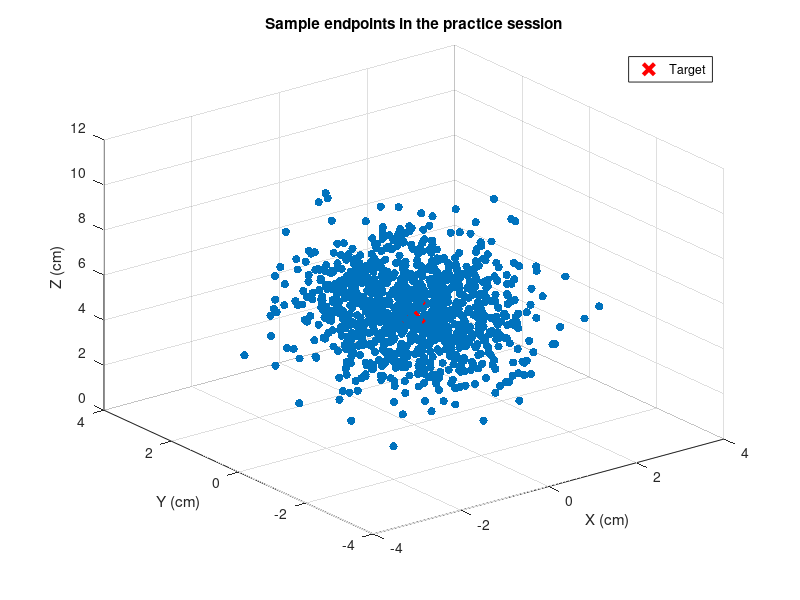

This figure's MATLAB source: (Note: this script raises an error after producing the figure.)
clear; close all;

%% Sample reach endpoints in the practice session

% use the starting point as the origin [0,0,0]
% x: left (negative) - right (positive)
% y: up (positive) - down (negative)
% z: forward (positive) - backward (negative)
% use the middle target as an example
exp_info.target = [0, 0, 5];

% define covariance matrix for endpoint distribution
% in reality, the covariance matrix is not known, but we can use the empirical covariance matrix from the practice session
sig_x = 1; % X and Y have similar smaller variances
sig_y = 1;
sig_z = 2; % Z has larger variance 
sig_xy = 0;
sig_xz = -0.1;
sig_yz = 0.1;

Sigma = [sig_x, sig_xy, sig_xz;
         sig_xy, sig_y, sig_yz; 
         sig_xz, sig_yz, sig_z];

% number of trials in the practice session
n_trial = 1000;

% sample endpoints
e_practice = mvnrnd(exp_info.target, Sigma, n_trial);

% plot endpoints
figure;
scatter3(e_practice(:,1), e_practice(:,2), e_practice(:,3), 'filled');
hold on;
t = plot3(exp_info.target(1), exp_info.target(2), exp_info.target(3), 'rx', 'MarkerSize', 15, 'LineWidth', 3);

title('Sample endpoints in the practice session')
xlabel('X (cm)');
ylabel('Y (cm)');
zlabel('Z (cm)');
legend(t, 'Target');


%% Sample endpoints with a penalty zone assuming an optimal-observer model

% radius of the target sphere (cm)
exp_info.t_radius = 1;

% example: a left penalty zone from infinity (-x_bound) to -2 (x_penalty) cm
exp_info.x_bound = 20;
exp_info.x_penalty = -2; 

% number of trials with a penalty zone
exp_info.n_penalty_trial = 1000;

% sample endpoints with a penalty zone
model_sim = optimal_observer_model(exp_info, e_practice, []);

% plot the endpoint distribution from both conditions
figure;
view(3);
hold on;

% practice session ellipsoid (95% confidence)
[x,y,z] = ellipsoid(exp_info.target(1), exp_info.target(2), exp_info.target(3), ...
                    2*sqrt(Sigma(1,1)), 2*sqrt(Sigma(2,2)), 2*sqrt(Sigma(3,3)), 50);
practice_ellipsoid = surf(x, y, z, 'FaceColor', 'blue', 'FaceAlpha', 0.1, ...
                         'EdgeColor', 'none');

% penalty condition ellipsoid (95% confidence)
[x,y,z] = ellipsoid(model_sim.target(1), model_sim.target(2), model_sim.target(3), ...
                    2*sqrt(model_sim.cov(1,1)), 2*sqrt(model_sim.cov(2,2)), ...
                    2*sqrt(model_sim.cov(3,3)), 50);
penalty_ellipsoid = surf(x, y, z, 'FaceColor', 'red', 'FaceAlpha', 0.1, ...
                        'EdgeColor', 'none');

xlabel('X (cm)');
ylabel('Y (cm)');
zlabel('Z (cm)');
title('Endpoint distribution');
legend([practice_ellipsoid, penalty_ellipsoid], {'Practice condition', 'Penalty condition'});
grid on;

%% TO-DO 1: fit the same model to the fake penalty data


%% TO-DO 2: revise optimal_observer_model such that it works for all targets and all penalty zones


%% optimal-observer model

function out = optimal_observer_model(exp_info, practice_data, penalty_data)

% summarize practice data
empirical_mu_x = mean(practice_data(:,1)); % 1 corresponds to x-axis
empirical_sig_x = std(practice_data(:,1));

% define an axis
x_axis = linspace(-exp_info.x_bound, exp_info.x_bound, 100);
x_pdf = normpdf(x_axis, empirical_mu_x, empirical_sig_x);

% define gain function
gain = zeros(size(x_axis));

% points within target radius get +1 score
target_idx = (x_axis >= exp_info.target(1) - exp_info.t_radius) & ...
             (x_axis <= exp_info.target(1) + exp_info.t_radius);
gain(target_idx) = 1;

% points in penalty region get -5 score
penalty_idx = x_axis < exp_info.x_penalty;
gain(penalty_idx) = -5;

% expected gain function
expected_gain = gain .* x_pdf;

% optional: plot to check
% figure;
% hold on;
% plot(x_axis, x_pdf);
% plot(x_axis, gain);
% plot(x_axis, expected_gain);
% xlabel('X (cm)');   
% ylabel('Probability/Gain');
% legend('x pdf', 'gain', 'expected gain');

x_opt = x_axis(expected_gain == max(expected_gain));

% y and z axis are not affected by the penalty zone imposed on x axis
target_opt = [x_opt, exp_info.target(2), exp_info.target(3)];

% hopefully the optimal target does not shift too much so that the covariance matrix is similar to the empirical covariance matrix from the practice session
empirical_cov = cov(practice_data);
out.target = target_opt;
out.cov = empirical_cov;

% if penalty_data is not provided, this function is used for simulating endpoint data with a penalty zone
if ~exist('penalty_data', 'var') || isempty(penalty_data)
    out.sample = mvnrnd(target_opt, empirical_cov, exp_info.n_penalty_trial);
% if penalty_data is provided, this function is used for calculating the probability of observing the endpont data given the target and the model
else
    out.prob = normpdf(penalty_data(:,1), target_opt(1), empirical_cov(1,1));   
end

end
